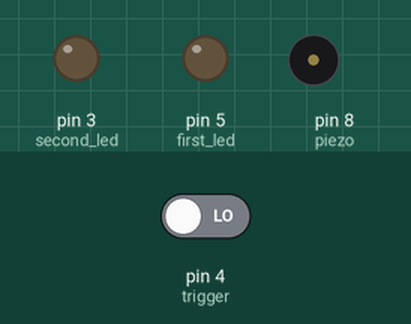
Recording of a sketch running on a simulated Arduino Uno, built with avr-gcc and run on an emulated ATmega328P. On the bench: output pins drawn as LEDs (lit = HIGH), buzzer (waves = sounding). Dashed ring = blinking. The test bench sets the inputs (shaded band); at power-on: pin 4 (trigger) LOW.

Above: at 6.2 s.
6.3 s: pin 4 (trigger) driven HIGH
At 6.48 s:
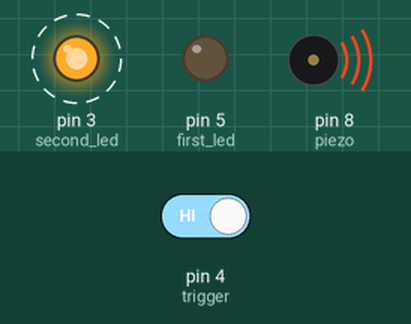
9.3 s: pin 4 (trigger) driven LOW
At 9.8 s:
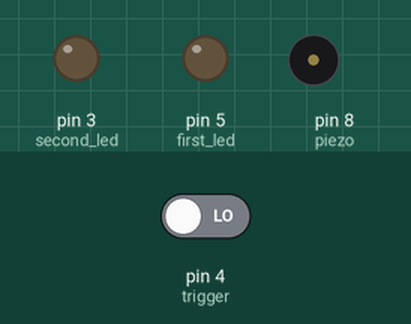
Timing chart, 0 to 12.3 s (numbered marks = the images above; inputs shaded):
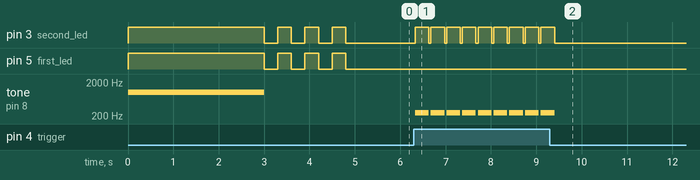

The sketch:

FutureWarfare.ino
```cpp
#include <IRremote.h>          //Library for the IR Receiver
#include <SoftwareSerial.h>    //Library for theBluetooth

SoftwareSerial BT(10, 9);
IRrecv irrecv(11);             // Instance of class IRrecv used to receive
decode_results results;        // Buffer containing received signal il segnale ricevuto

int first_led=5;               //Pin of first Led
int second_led=3;              //Pin of second led
int piezo=8;                   //Pin of Piezo
int trigger=4;                 //Pin of trigger
char mode;                     //Used to deal with differents Android Input
bool stop = false;


void setup() {
    BT.begin(9600);            //Start Bluethoot
    Serial.begin(9600);        //Start Serial
    inizializeEnvironment();   //Funcion used to inizialize the whole Environment
    delay(200);
}


void loop() {
    //*******************************BLUETOOTH*****************************//
    if (BT.available()){                            //Waiting for bluetooth connection
      mode=(BT.read());                             //Bluetooth input
      switch(mode){
        case '1':
          stop = false;
          break;
        case '2':
          stop = true;
          break;
      }
    }
    //**********************************GAME********************************//
    if(!stop){
      if (irrecv.decode(&results)) {                              //If signal is present on buffer, player has been hit
        dead();                                                   //Function dead() is called to manage hit
      }
      irrecv.resume();                                            //Refresh buffer and start receiving the next value

      int shot= digitalRead(trigger);
      if(shot==HIGH)
        shoot();                                                  //Function shoot is called to manage shoot
    }
    delay(40);
}

void shoot(){
    BT.println("shot");
    tone(piezo,250);                                            //Start piezo
    digitalWrite(second_led,HIGH);                              //Led high
    delay(300);
    noTone(piezo);                                              //Stop piezo after 300 ms
    digitalWrite(second_led,LOW);                               //Led low
}

void dead(){
    BT.println("hit");
    tone(piezo,2000,2000);                                    //Start piezo

    for(int i=0;i<5;i++){                                     //Start animation of led
      digitalWrite(first_led,LOW);
      delay(300);
      digitalWrite(first_led,HIGH);
      delay(300);
    }
    noTone(piezo);                                            //Stop piezo
    digitalWrite(first_led,LOW);                              //Stop animation
}

void inizializeEnvironment(){
    irrecv.enableIRIn();                                    // Start the receiver
    tone(piezo,1000);                                         //Start piezo
    pinMode(first_led,OUTPUT);                                //Set the right pin
    pinMode(second_led,OUTPUT);                               //Set the right pin
    pinMode(trigger,INPUT);                                   //Set the right pin

    digitalWrite(first_led,HIGH);                             //Start animation
    digitalWrite(second_led,HIGH);
    delay(3000);
    noTone(piezo);

    for(int i=0; i<3; i++){
      digitalWrite(first_led,LOW);
      digitalWrite(second_led,LOW);
      delay(300);
      digitalWrite(first_led,HIGH);
      digitalWrite(second_led,HIGH);
      delay(300);
    }
    digitalWrite(first_led,LOW);
    digitalWrite(second_led,LOW);                             //Stop Animation
}
```

Measured:
- after the input at 6.3 s, pin 3 (second_led): alternates HIGH for 0.30 s and LOW for 0.05 s, starting at once; tone on pin 8 (piezo): alternates 250 Hz for 0.30 s and silent for 0.05 s, starting at once
- after the input at 9.3 s, pin 3 (second_led): goes on until 9.4 s, then stays LOW; tone on pin 8 (piezo): goes on until 9.4 s, then stays silent
